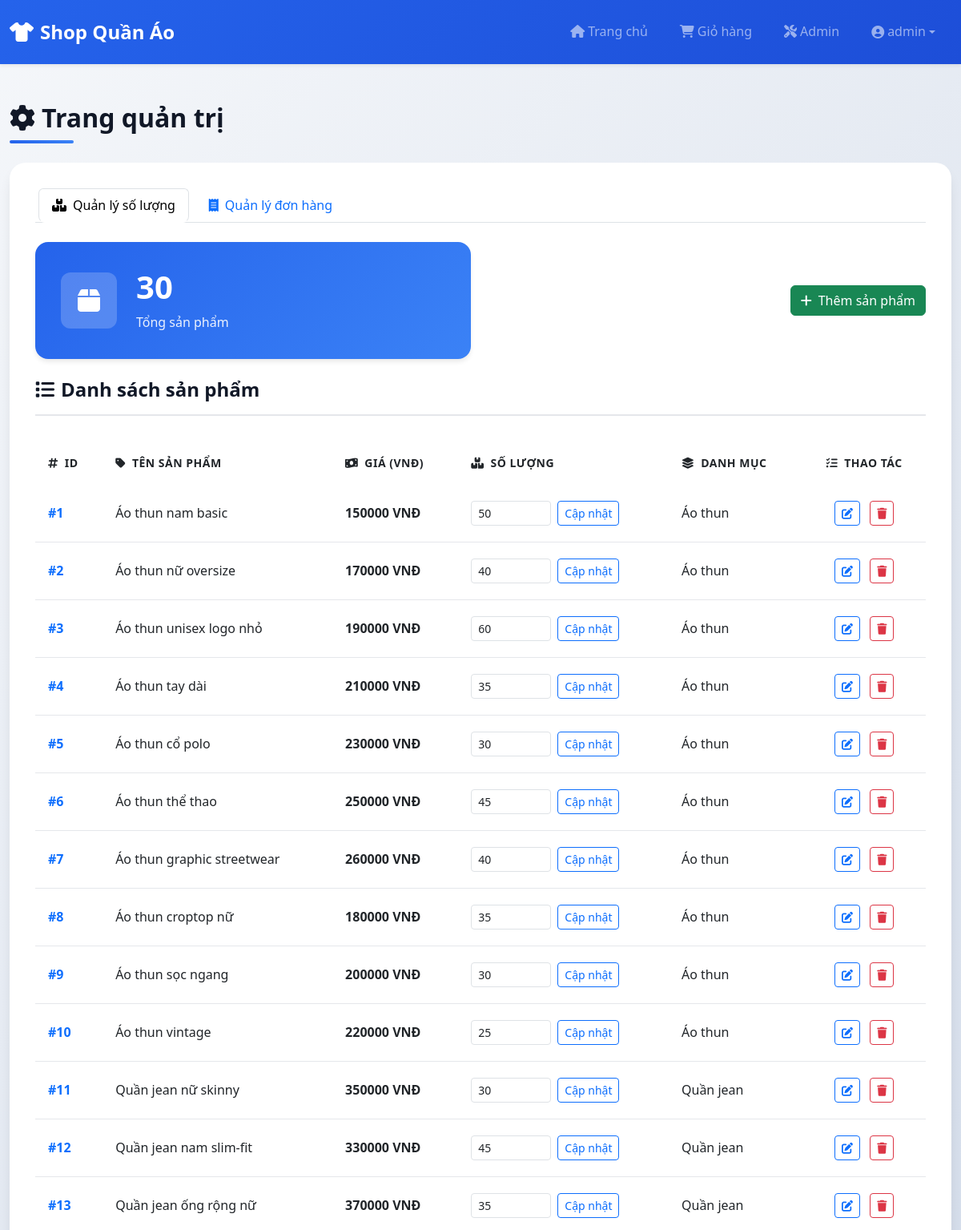
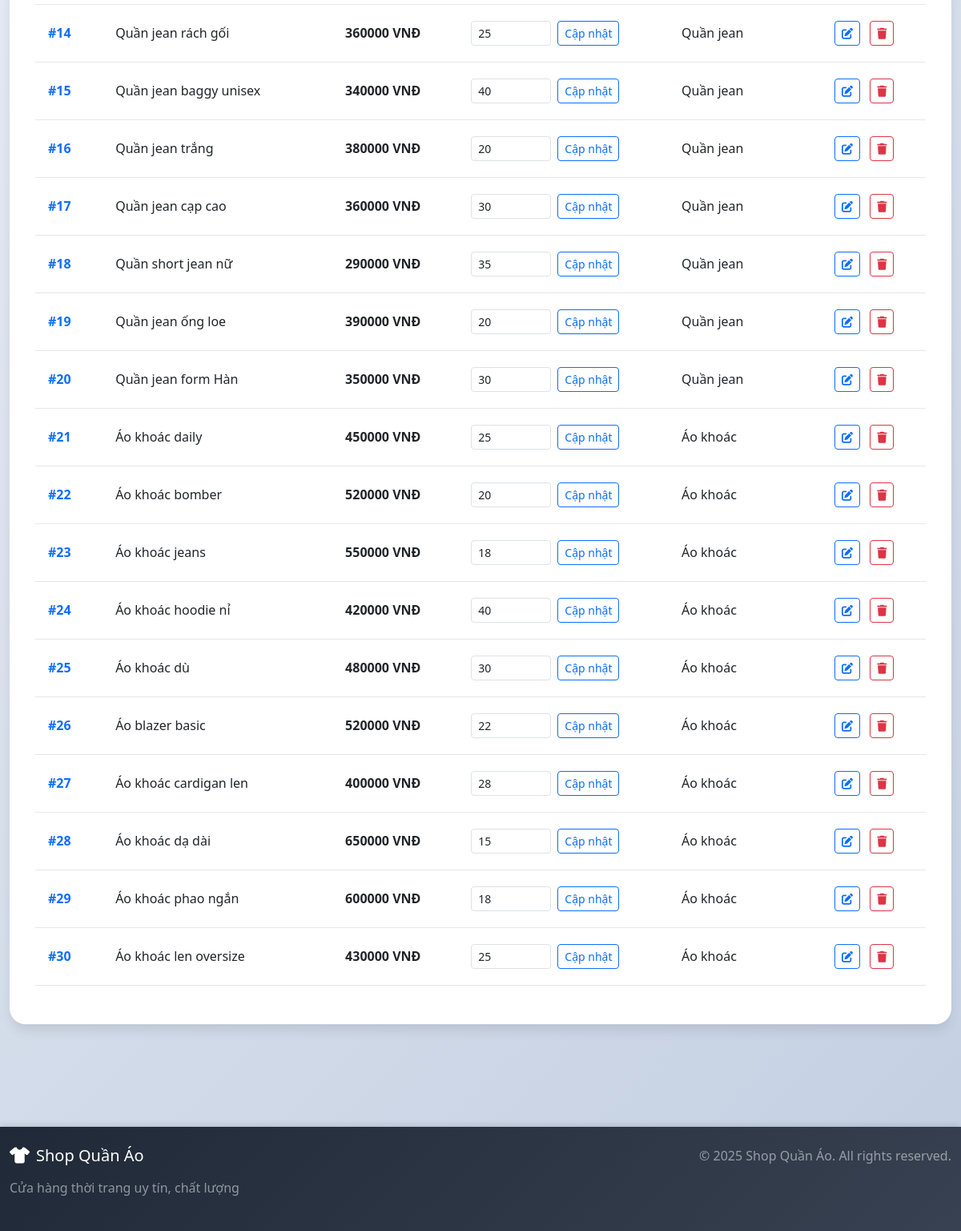
The page /admin (signed in) on the database its author committed (2 pictures, top to bottom).
### tables this page shows
CREATE TABLE sanpham (
        id INTEGER PRIMARY KEY AUTOINCREMENT,
        ten TEXT,              -- tên sản phẩm
        gia INTEGER,           -- giá
        quantity INTEGER,      -- số lượng tồn
        size TEXT,             -- các size, ví dụ: "M,L,XL,XXL"
        color TEXT,            -- màu sắc
        description TEXT,      -- mô tả sản phẩm
        category_id INTEGER,   -- loại sản phẩm (danh mục)
        product_type TEXT,     -- loại chi tiết hơn nếu cần (ví dụ: unisex, basic, slim-fit)
        created_at TEXT,       -- ngày tạo
        FOREIGN KEY (category_id) REFERENCES categories(id)
    );

CREATE TABLE categories (
        id INTEGER PRIMARY KEY AUTOINCREMENT,
        name TEXT UNIQUE
    );

### app.py (the view)
@app.route("/admin")
def admin():
    if session.get("role") != "admin":
        return "URL không khả dụng - bạn không có quyền truy cập trang quản trị.", 403
    conn = get_db()
    c = conn.cursor()
    c.execute("SELECT * FROM sanpham")
    products = c.fetchall()
    c.execute("SELECT * FROM categories")
    categories = {row["id"]: row["name"] for row in c.fetchall()}
    return render_template("admin.html", products=products, categories=categories, active_tab="inventory")

### app.py (called while the page is built)
def get_db():
    if 'db' not in g:
        g.db = sqlite3.connect(current_app.config['DATABASE'])
        g.db.row_factory = sqlite3.Row
    return g.db

### templates/admin.html
{% extends "base.html" %}
{% block content %}
<div class="admin-header mb-4">
    <h2 class="section-title">
        <i class="fas fa-cog me-2"></i>Trang quản trị
    </h2>
    <div class="section-divider"></div>
</div>
<div class="admin-container">
    <ul class="nav nav-tabs mb-4" role="tablist">
        <li class="nav-item" role="presentation">
            <a class="nav-link {% if active_tab == 'inventory' %}active{% endif %}" href="/admin">
                <i class="fas fa-boxes me-2"></i>Quản lý số lượng
            </a>
        </li>
        <li class="nav-item" role="presentation">
            <a class="nav-link {% if active_tab == 'orders' %}active{% endif %}" href="/admin/orders">
                <i class="fas fa-receipt me-2"></i>Quản lý đơn hàng
            </a>
        </li>
    </ul>
    <div class="admin-stats mb-4">
        <div class="stat-card">
            <div class="stat-icon">
                <i class="fas fa-box"></i>
            </div>
            <div class="stat-content">
                <h3 class="stat-number">{{ products|length }}</h3>
                <p class="stat-label">Tổng sản phẩm</p>
            </div>
        </div>
        <div class="ms-auto d-flex align-items-center">
            <a href="/admin/product/new" class="btn btn-success">
                <i class="fas fa-plus me-2"></i>Thêm sản phẩm
            </a>
        </div>
    </div>
    <div class="admin-table-wrapper">
        <div class="table-header mb-3">
            <h5 class="table-title">
                <i class="fas fa-list me-2"></i>Danh sách sản phẩm
            </h5>
        </div>
        {% if products %}
        <div class="table-responsive">
            <table class="table admin-table">
                <thead>
                    <tr>
                        <th scope="col">
                            <i class="fas fa-hashtag me-2"></i>ID
                        </th>
                        <th scope="col">
                            <i class="fas fa-tag me-2"></i>Tên sản phẩm
                        </th>
                        <th scope="col"><i class="fas fa-money-bill-wave me-2"></i>Giá (VNĐ)</th>
                        <th scope="col"><i class="fas fa-boxes me-2"></i>Số lượng</th>
                        <th scope="col"><i class="fas fa-layer-group me-2"></i>Danh mục</th>
                        <th scope="col" class="text-center">
                            <i class="fas fa-tasks me-2"></i>Thao tác
                        </th>
                    </tr>
                </thead>
                <tbody>
                    {% for p in products %}
                    <tr>
                        <td class="fw-bold text-primary">#{{ p['id'] }}</td>
                        <td>{{ p['ten'] }}</td>
                        <td class="fw-bold">{{ p['gia']|int }} VNĐ</td>
                        <td>
                            <form method="post" action="/admin/product/{{ p['id'] }}/quantity" class="d-flex align-items-center gap-2">
                                <input type="number" name="quantity" class="form-control form-control-sm" min="0"
                                       value="{{ p['quantity'] }}" style="max-width: 100px;">
                                <button type="submit" class="btn btn-sm btn-outline-primary">Cập nhật</button>
                            </form>
                        </td>
                        <td>{{ categories.get(p['category_id']) or '—' }}</td>
                        <td class="text-center">
                            <a href="/admin/product/{{ p['id'] }}/edit" class="btn btn-sm btn-outline-primary me-2">
                                <i class="fas fa-edit"></i>
                            </a>
                            <form method="post" action="/admin/product/{{ p['id'] }}/delete" class="d-inline" onsubmit="return confirm('Bạn có chắc muốn xóa sản phẩm này?');">
                                <button type="submit" class="btn btn-sm btn-outline-danger">
                                    <i class="fas fa-trash"></i>
                                </button>
                            </form>
                        </td>
                    </tr>
                    {% endfor %}
                </tbody>
            </table>
        </div>
        {% else %}
        <div class="empty-state">
            <i class="fas fa-inbox fa-3x mb-3 text-muted"></i>
            <p class="text-muted">Chưa có sản phẩm nào</p>
        </div>
        {% endif %}
    </div>
</div>
{% endblock %}

### static/css/style.css (style rules this page uses)
:root { --primary-color: #2563eb; --primary-dark: #1d4ed8; --primary-light: #3b82f6; --secondary-color: #10b981; --danger-color: #ef4444; --warning-color: #f59e0b; --dark-color: #1f2937; --light-color: #f9fafb; --border-color: #e5e7eb; --text-dark: #111827; --text-muted: #6b7280; --shadow-sm: 0 1px 2px 0 rgba(0, 0, 0, 0.05); --shadow-md: 0 4px 6px -1px rgba(0, 0, 0, 0.1); --shadow-lg: 0 10px 15px -3px rgba(0, 0, 0, 0.1); --shadow-xl: 0 20px 25px -5px rgba(0, 0, 0, 0.1); --transition: all 0.3s ease; }
* { margin: 0; padding: 0; box-sizing: border-box; }
body { font-family: 'Segoe UI', Tahoma, Geneva, Verdana, sans-serif; background: linear-gradient(135deg, #f5f7fa 0%, #c3cfe2 100%); min-height: 100vh; color: var(--text-dark); line-height: 1.6; }
.nav-link { font-weight: 500; transition: var(--transition); padding: 0.5rem 1rem !important; border-radius: 8px; margin: 0 0.25rem; }
.products-header, .cart-header, .admin-header { margin-bottom: 2rem; }
.section-title { font-size: 2rem; font-weight: 700; color: var(--text-dark); margin-bottom: 0.5rem; }
.section-divider { height: 4px; width: 80px; background: linear-gradient(90deg, var(--primary-color), var(--primary-light)); border-radius: 2px; margin-top: 0.5rem; }
.admin-container { background: #fff; border-radius: 20px; padding: 2rem; box-shadow: var(--shadow-lg); }
.admin-stats { display: grid; grid-template-columns: repeat(auto-fit, minmax(250px, 1fr)); gap: 1.5rem; margin-bottom: 2rem; }
.stat-card { background: linear-gradient(135deg, var(--primary-color), var(--primary-light)); border-radius: 16px; padding: 2rem; display: flex; align-items: center; color: #fff; box-shadow: var(--shadow-md); }
.stat-icon { width: 70px; height: 70px; background: rgba(255, 255, 255, 0.2); border-radius: 12px; display: flex; align-items: center; justify-content: center; font-size: 2rem; margin-right: 1.5rem; }
.stat-content { flex: 1; }
.stat-number { font-size: 2.5rem; font-weight: 700; margin-bottom: 0.5rem; }
.stat-label { font-size: 1rem; opacity: 0.9; margin: 0; }
.admin-table-wrapper { background: #fff; }
.table-header { padding-bottom: 1rem; border-bottom: 2px solid var(--border-color); }
.table-title { font-size: 1.5rem; font-weight: 700; color: var(--text-dark); margin: 0; }
.admin-table { margin-top: 1rem; }
.admin-table thead { background: linear-gradient(135deg, var(--primary-color), var(--primary-light)); color: #fff; }
.admin-table thead th { border: none; padding: 1rem; font-weight: 600; text-transform: uppercase; font-size: 0.875rem; letter-spacing: 0.5px; }
.admin-table tbody tr { transition: var(--transition); border-bottom: 1px solid var(--border-color); }
.admin-table tbody td { padding: 1.25rem 1rem; vertical-align: middle; }
html { scroll-behavior: smooth; }

### rows shown on the page
sanpham: id "1", ten "Áo thun nam basic", gia "150000", quantity "50"
categories: name "Áo thun"
sanpham: id "2", ten "Áo thun nữ oversize", gia "170000", quantity "40"
sanpham: id "3", ten "Áo thun unisex logo nhỏ", gia "190000", quantity "60"
sanpham: id "4", ten "Áo thun tay dài", gia "210000", quantity "35"
sanpham: id "5", ten "Áo thun cổ polo", gia "230000", quantity "30"
sanpham: id "6", ten "Áo thun thể thao", gia "250000", quantity "45"
sanpham: id "7", ten "Áo thun graphic streetwear", gia "260000", quantity "40"
sanpham: id "8", ten "Áo thun croptop nữ", gia "180000", quantity "35"
sanpham: id "9", ten "Áo thun sọc ngang", gia "200000", quantity "30"
sanpham: id "10", ten "Áo thun vintage", gia "220000", quantity "25"
sanpham: id "11", ten "Quần jean nữ skinny", gia "350000", quantity "30"
categories: name "Quần jean"
sanpham: id "12", ten "Quần jean nam slim-fit", gia "330000", quantity "45"
sanpham: id "13", ten "Quần jean ống rộng nữ", gia "370000", quantity "35"
sanpham: id "14", ten "Quần jean rách gối", gia "360000", quantity "25"
sanpham: id "15", ten "Quần jean baggy unisex", gia "340000", quantity "40"
sanpham: id "16", ten "Quần jean trắng", gia "380000", quantity "20"
sanpham: id "17", ten "Quần jean cạp cao", gia "360000", quantity "30"
sanpham: id "18", ten "Quần short jean nữ", gia "290000", quantity "35"
sanpham: id "19", ten "Quần jean ống loe", gia "390000", quantity "20"
sanpham: id "20", ten "Quần jean form Hàn", gia "350000", quantity "30"
sanpham: id "21", ten "Áo khoác daily", gia "450000", quantity "25"
categories: name "Áo khoác"
sanpham: id "22", ten "Áo khoác bomber", gia "520000", quantity "20"
sanpham: id "23", ten "Áo khoác jeans", gia "550000", quantity "18"
sanpham: id "24", ten "Áo khoác hoodie nỉ", gia "420000", quantity "40"
sanpham: id "25", ten "Áo khoác dù", gia "480000", quantity "30"
sanpham: id "26", ten "Áo blazer basic", gia "520000", quantity "22"
sanpham: id "27", ten "Áo khoác cardigan len", gia "400000", quantity "28"
sanpham: id "28", ten "Áo khoác dạ dài", gia "650000", quantity "15"
sanpham: id "29", ten "Áo khoác phao ngắn", gia "600000", quantity "18"
sanpham: id "30", ten "Áo khoác len oversize", gia "430000", quantity "25"

### other values the page prints
{{ session['user'] }} "admin"
{{ products|length }} "30"
